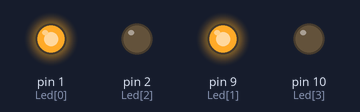
Recording of a sketch running on a simulated Arduino Uno, built with avr-gcc and run on an emulated ATmega328P. On the bench: output pins drawn as LEDs (lit = HIGH).

Above: at 0.2 s.
At 1.2 s:
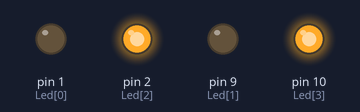
At 3.7 s:
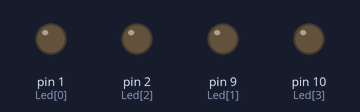
Timing chart, 0 to 4.6 s (numbered marks = the images above):
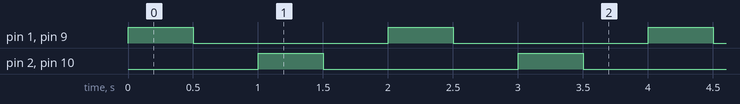

Measured:
- by itself, pin 1 (Led[0]), pin 2 (Led[2]), pin 9 (Led[1]), pin 10 (Led[3]): alternates HIGH for 0.50 s and LOW for 1.5 s
- by itself, everything shown: repeats every 2.0 s, in 4 steps

The sketch:

hw2.ino
```cpp
int Led[4]={1,9,2,10};

void setup() {
  // put your setup code here, to run once:
  int i;
  for(i=0;i<4;i++)
    pinMode(Led[i],OUTPUT);
}

void loop() {
  // put your main code here, to run repeatedly:
  int i;
  for(i=0;i<2;i++){
    digitalWrite(Led[2*i],HIGH);
    digitalWrite(Led[2*i+1],HIGH);
    delay(500);
    digitalWrite(Led[2*i],LOW);
    digitalWrite(Led[2*i+1],LOW);
    delay(500);


  }
}
```
